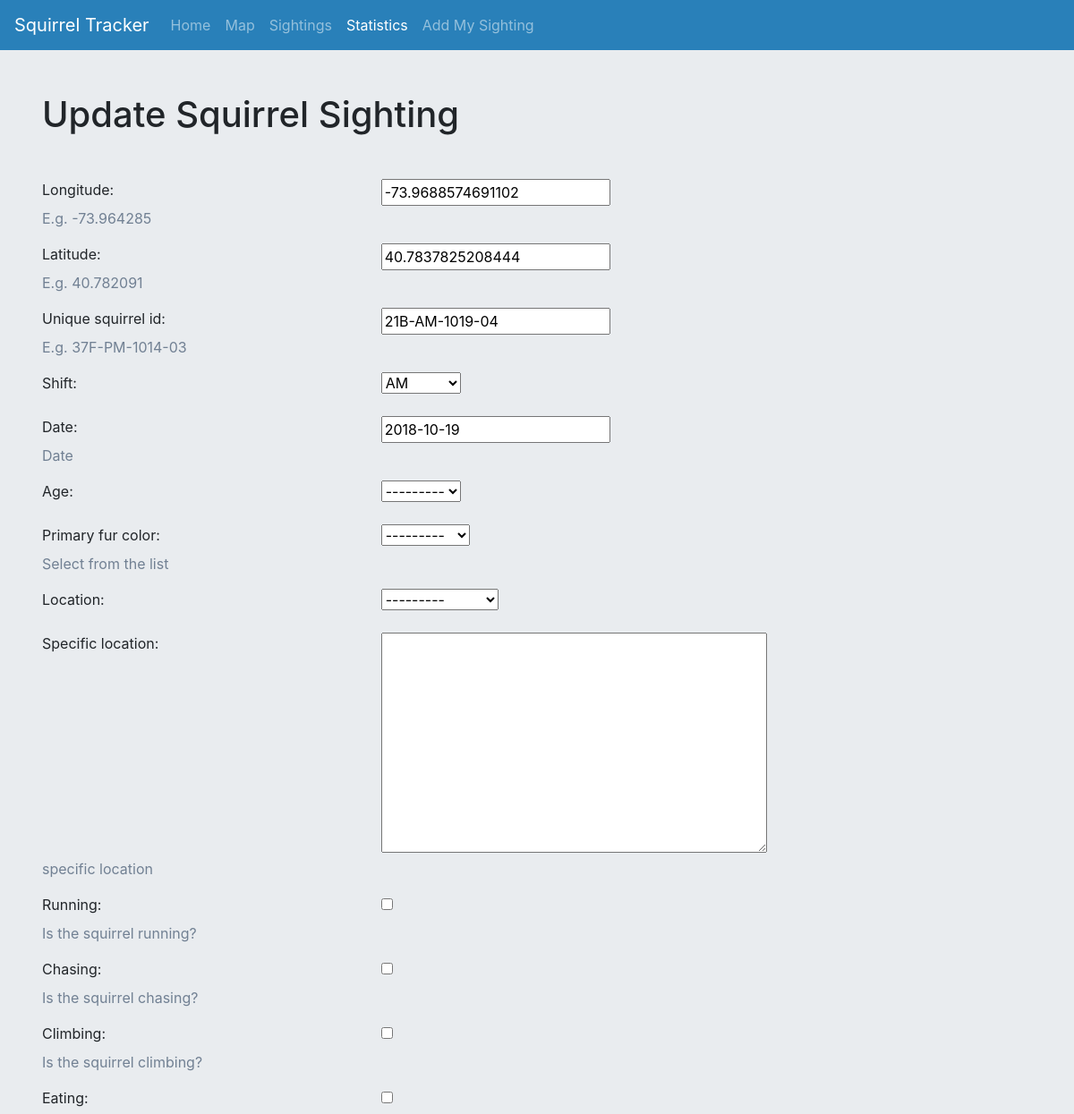
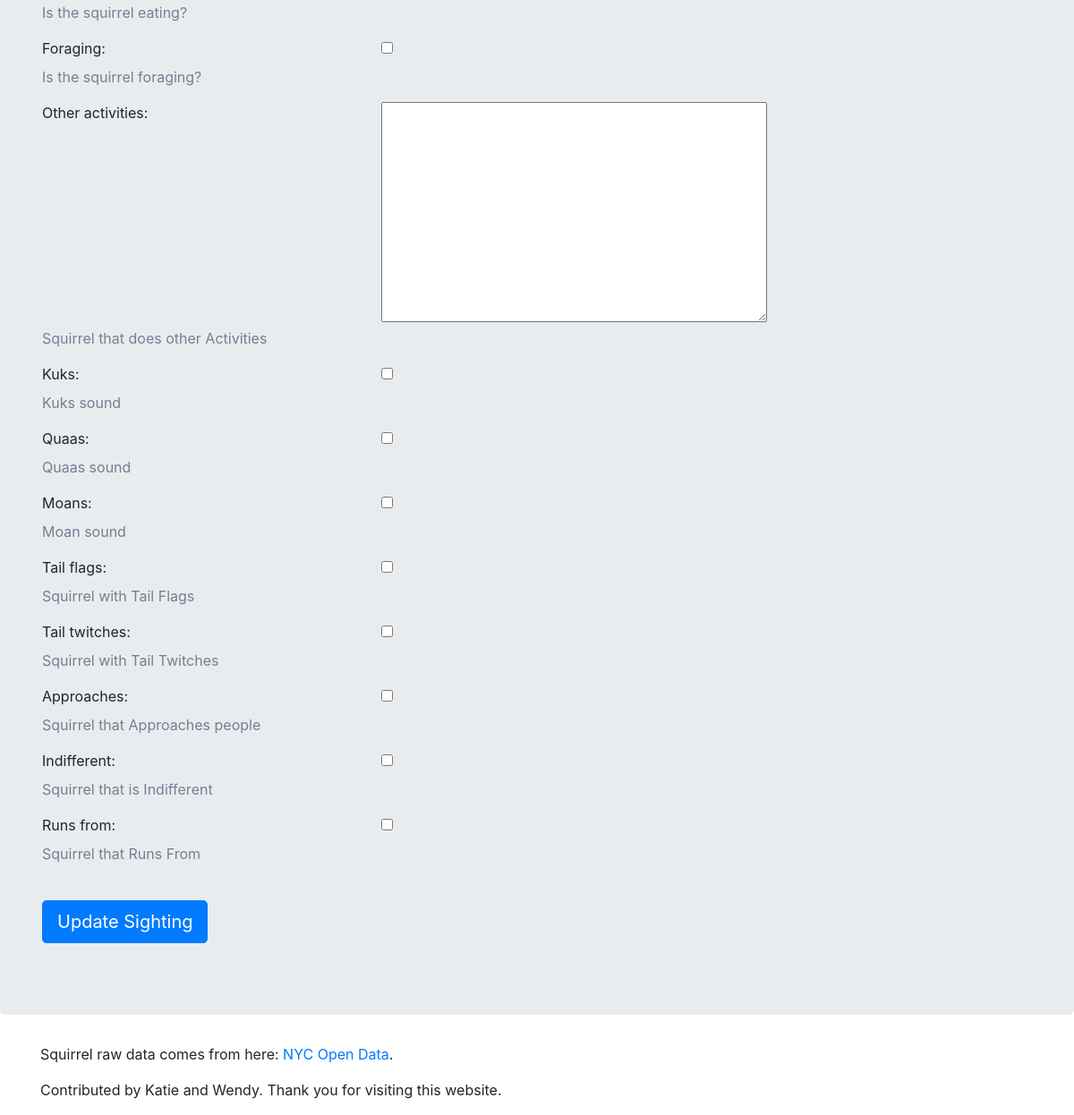
The page /sightings/21B-AM-1019-04/ on the database its author committed (2 pictures, top to bottom).
### squirrel_tracker/models.py (models this page shows, shortened)
class Squirrel(models.Model):
    Longitude = models.FloatField(
        help_text = _('E.g. -73.964285'),
    )
    Latitude  = models.FloatField(
        help_text = _('E.g. 40.782091'),
    )
    Unique_squirrel_id = models.CharField(
        max_length = 20,
        primary_key = True,
        default = None,
        help_text = _('E.g. 37F-PM-1014-03')
    )
    PM = 'PM'
    AM = 'AM'
    SHIFT_CHOICES = [
        (PM, _('PM')),
        (AM, _('AM')),
    ]
    Shift = models.CharField(
        max_length = 10,
        choices = SHIFT_CHOICES,
        blank = True,# or default=AM
    )
    Date = models.DateField(
        help_text =_('Date'),
    )
    ADULT = 'Adult'
    JUVENILE = 'Juvenile'
    AGE_CHOICES = [
        (ADULT, _('Adult')),
        (JUVENILE, _('Juvenile')),
    ]
    Age = models.CharField(
        max_length = 15,
        choices = AGE_CHOICES,
        blank = True,
    )
    GRAY = 'Gray'
    CINNAMON  = 'Cinnamon'
    BLACK = 'Black'
    FURColor_CHOICES = [
        (GRAY, _('Gray')),
        (CINNAMON, _('Cinnamon')),
        (BLACK, _('Black')),
        ]
    Primary_fur_color = models.CharField(
        max_length = 15,
        help_text = _('Select from the list'),
        choices = FURColor_CHOICES,
        blank = True,
    )
    GROUND_PLANE = 'Ground Plane'
    ABOVE_GROUND = 'Above Ground'
    LOCATION_CHOICES = [
        (GROUND_PLANE, _('Ground Plane')),
        (ABOVE_GROUND, _('Above Ground')),
    ]
    Location = models.CharField(
        max_length = 20,
        choices = LOCATION_CHOICES,
        blank = True,
    )
    Specific_location = models.TextField(
        blank = True,
        help_text=('specific location'),
        max_length=100
    )
    Running = models.BooleanField(
        help_text = _('Is the squirrel running?'),
    )
    Chasing = models.BooleanField(
        help_text = _('Is the squirrel chasing?'),
    )
    Climbing = models.BooleanField(
        help_text = _('Is the squirrel  climbing?'),
    )
    Eating = models.BooleanField(
        help_text = _('Is the squirrel eating?'),
    )
    Foraging = models.BooleanField(
        help_text = _('Is the squirrel foraging?'),
    )
    Other_activities = models.TextField(
        help_text=_('Squirrel that does other Activities'),
        blank = True,
    )
    Kuks = models.BooleanField(
        help_text = _('Kuks sound'),
    )
    Quaas = models.BooleanField(
        help_text = _('Quaas sound'),
    )
    Moans = models.BooleanField(
        help_text = _('Moan sound'),
    )
    Tail_flags = models.BooleanField(
        help_text = _('Squirrel with Tail Flags'),
    )
    Tail_twitches = models.BooleanField(
        help_text = _('Squirrel with Tail Twitches'),
    )
    Approaches = models.BooleanField(
        help_text = _('Squirrel that Approaches people'),
    )
    Indifferent = models.BooleanField(
        help_text = _('Squirrel that is Indifferent'),
    )
    Runs_from = models.BooleanField(
        help_text = _('Squirrel that Runs From'),
    )

### squirrel_tracker/views.py (the view)
# urls.py: path('sightings/<squirrel_id>/', views.sightings_update, name='update'),
def sightings_update(request, squirrel_id):
    squirrel = get_object_or_404(Squirrel, Unique_squirrel_id=squirrel_id)
    form = SquirrelForm(request.POST or None, instance=squirrel)
    if request.method == 'POST':
        if form.is_valid():
            updated_squirrel = form.save(commit=False)
            updated_squirrel.save()
            squirrel_id = updated_squirrel.Unique_squirrel_id
            return redirect(f'/sightings/#{squirrel_id}')
    else:
        form = SquirrelForm(instance=squirrel)
    context = {
        'form': form,
    }
    return render(request, 'sightings/update.html', context)

### squirrel_tracker/forms.py
class SquirrelForm(ModelForm):
    def as_div(self):
        return self._html_output(
            normal_row="""<div class="form-group row %(html_class_attr)s">
	<div class="col-4">%(label)s</div>
	<div class="col-8">%(field)s</div>
	<div class="col-4" style="color: #718093;">%(help_text)s</div>
	<div class="col-4" style="color: #e84118;">%(errors)s</div>
</div>""",
            error_row='<div class="error">%s</div>',
            row_ender='</div>',
            help_text_html=' <div class="help-block">%s</div>',
            errors_on_separate_row=False,
        )
    class Meta:
        model = Squirrel
        fields = '__all__'

### squirrel_tracker/templates/sightings/update.html (shortened to what this page needs)
<!DOCTYPE html>
<html lang="en">
<head>
    <link rel="stylesheet" href="https://maxcdn.bootstrapcdn.com/bootstrap/4.0.0/css/bootstrap.min.css"
>
</head>
<body>
<nav class="navbar navbar-expand-md navbar-dark fixed-top"
     style="background-color: #2980b9;">
    <a class="navbar-brand" href="#">Squirrel Tracker</a>
    <div class="collapse navbar-collapse" id="navbarsExampleDefault">
        <ul class="navbar-nav mr-auto">
            <li class="nav-item">
                <a class="nav-link" href="/">Home</a>
            </li>
            <li class="nav-item">
                <a class="nav-link" href="/map">Map</a>
            </li>
            <li class="nav-item">
                <a class="nav-link" href="/sightings">Sightings</a>
            </li>
            <li class="nav-item active">
                <a class="nav-link" href="/sightings/stats">Statistics<span class="sr-only">(current)</span></a>
            </li>
            <li class="nav-item">
                <a class="nav-link" href="/sightings/add">Add My Sighting</a>
            </li>
        </ul>
    </div>
</nav>
<div role="main">
    <div class="jumbotron">
        <div class="container">
            <h1 style="margin-top: 40px;">Update Squirrel Sighting</h1>
            <br/>
            <p>
            <form method="post">
              {{ form.as_div }}
              <br>
              <input class="btn btn-primary btn-lg" type="submit" name="Submit" value="Update Sighting">
            </form>
            </p>
        </div>
    </div>
</div>
<footer class="container">
    <p> Squirrel raw data comes from here: <a
            href="https://data.cityofnewyork.us/Environment/2018-Central-Park-Squirrel-Census-Squirrel-Data/vfnx-vebw"
            target="_blank">NYC Open Data</a>.</p>
    <p>
        Contributed by Katie and Wendy. Thank you for visiting this website.
    </p>
</footer>
</body>
</html>

### rows shown on the page
Squirrel: Longitude "-73.9688574691102", Latitude "40.7837825208444", Unique_squirrel_id "21B-AM-1019-04", Shift "AM", Date "2018-10-19", Age "---------", Primary_fur_color "---------", Location "---------"
